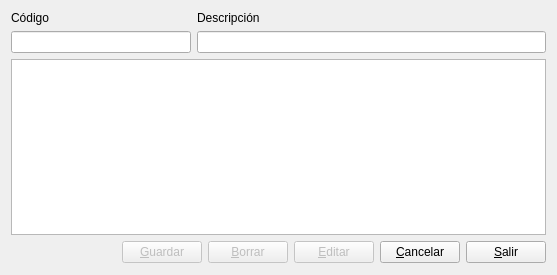
<?xml version="1.0" encoding="UTF-8"?>
<ui version="4.0">
 <class>lotes_fact</class>
 <widget class="QDialog" name="lotes_fact">
  <property name="geometry">
   <rect>
    <x>0</x>
    <y>0</y>
    <width>557</width>
    <height>275</height>
   </rect>
  </property>
  <property name="windowTitle">
   <string>Lotes de facturación</string>
  </property>
  <layout class="QVBoxLayout" name="verticalLayout_3">
   <item>
    <layout class="QHBoxLayout" name="horizontalLayout">
     <item>
      <layout class="QVBoxLayout" name="verticalLayout">
       <item>
        <widget class="QLabel" name="label">
         <property name="text">
          <string>Código</string>
         </property>
        </widget>
       </item>
       <item>
        <widget class="QLineEdit" name="codigolineEdit">
         <property name="minimumSize">
          <size>
           <width>180</width>
           <height>0</height>
          </size>
         </property>
         <property name="maximumSize">
          <size>
           <width>180</width>
           <height>16777215</height>
          </size>
         </property>
        </widget>
       </item>
      </layout>
     </item>
     <item>
      <layout class="QVBoxLayout" name="verticalLayout_2">
       <item>
        <widget class="QLabel" name="label_2">
         <property name="text">
          <string>Descripción</string>
         </property>
        </widget>
       </item>
       <item>
        <widget class="QLineEdit" name="descriplineEdit"/>
       </item>
      </layout>
     </item>
    </layout>
   </item>
   <item>
    <widget class="QTableView" name="tabla"/>
   </item>
   <item>
    <layout class="QHBoxLayout" name="horizontalLayout_2">
     <item>
      <spacer name="horizontalSpacer">
       <property name="orientation">
        <enum>Qt::Horizontal</enum>
       </property>
       <property name="sizeHint" stdset="0">
        <size>
         <width>48</width>
         <height>23</height>
        </size>
       </property>
      </spacer>
     </item>
     <item>
      <widget class="QPushButton" name="guardarpushButton">
       <property name="enabled">
        <bool>false</bool>
       </property>
       <property name="text">
        <string>&amp;Guardar</string>
       </property>
       <property name="icon">
        <iconset resource="../keme.qrc">
         <normaloff>:/iconos/graf/disk.xpm</normaloff>:/iconos/graf/disk.xpm</iconset>
       </property>
       <property name="default">
        <bool>true</bool>
       </property>
      </widget>
     </item>
     <item>
      <widget class="QPushButton" name="borrarpushButton">
       <property name="enabled">
        <bool>false</bool>
       </property>
       <property name="text">
        <string>&amp;Borrar</string>
       </property>
       <property name="icon">
        <iconset resource="../keme.qrc">
         <normaloff>:/iconos/graf/borrar.png</normaloff>:/iconos/graf/borrar.png</iconset>
       </property>
      </widget>
     </item>
     <item>
      <widget class="QPushButton" name="editarpushButton">
       <property name="enabled">
        <bool>false</bool>
       </property>
       <property name="text">
        <string>&amp;Editar</string>
       </property>
       <property name="icon">
        <iconset resource="../keme.qrc">
         <normaloff>:/iconos/graf/edit.png</normaloff>:/iconos/graf/edit.png</iconset>
       </property>
      </widget>
     </item>
     <item>
      <widget class="QPushButton" name="cancelarpushButton">
       <property name="text">
        <string>&amp;Cancelar</string>
       </property>
       <property name="icon">
        <iconset resource="../keme.qrc">
         <normaloff>:/iconos/graf/borraelem.png</normaloff>:/iconos/graf/borraelem.png</iconset>
       </property>
      </widget>
     </item>
     <item>
      <widget class="QPushButton" name="salirpushButton">
       <property name="text">
        <string>&amp;Salir</string>
       </property>
       <property name="icon">
        <iconset resource="../keme.qrc">
         <normaloff>:/iconos/graf/application-exit.png</normaloff>:/iconos/graf/application-exit.png</iconset>
       </property>
      </widget>
     </item>
    </layout>
   </item>
  </layout>
 </widget>
 <resources>
  <include location="../keme.qrc"/>
 </resources>
 <connections>
  <connection>
   <sender>salirpushButton</sender>
   <signal>clicked()</signal>
   <receiver>lotes_fact</receiver>
   <slot>reject()</slot>
   <hints>
    <hint type="sourcelabel">
     <x>587</x>
     <y>271</y>
    </hint>
    <hint type="destinationlabel">
     <x>643</x>
     <y>231</y>
    </hint>
   </hints>
  </connection>
 </connections>
</ui>
